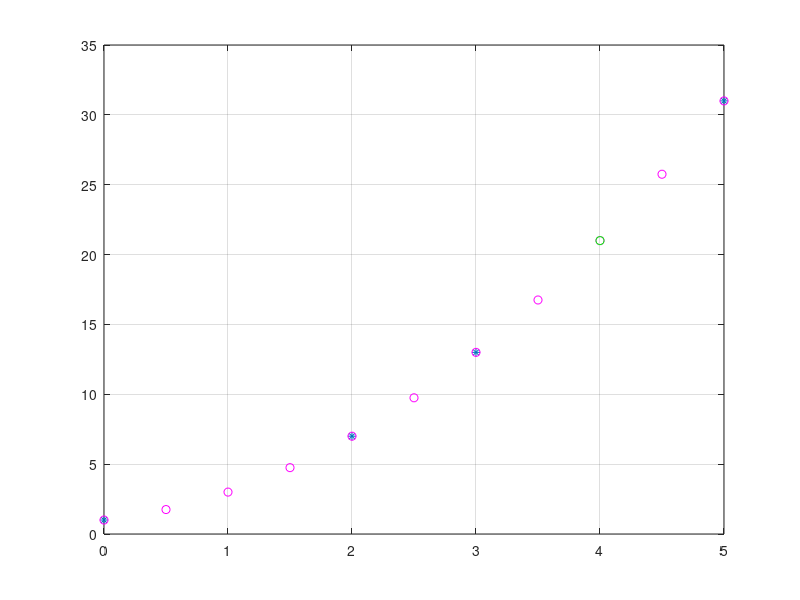

This chart was generated by the following MATLAB code:
function exercicio_interp_dif_newton
  clear
  clc

  x = [0 2 3 5];
  y = [1 7 13 31];
  n = 3;

  % gráfico --------------
  h = (max(x) - min(x))/10; % divide pelo número de intervalos
  x1 = [min(x):h:max(x)];
  n1 = length(x1);
  % ----------------------

  a(:,1) = y;

  for j=2:n
    for i=j:n
      a(i,j) = (a(i,j-1) - a(i-1,j-1))/ (x(i) - x(i-j+1));
    endfor
  end
  a
  xx = 4;
  px = poli(x, n, a, xx)

  for i=1:n1
    p1(i) = poli(x,n,a,x1(i));
  endfor

  p1;

  plot(x, y, '*')
  grid
  hold on
  plot(x1, p1, 'mo')
  hold on
  plot(xx, px, 'go')

end

function p = poli(x, n, a, xx)
  p=0;
  for i=1:n
    m=1;
    for j=1:i-1
      m = m*(xx-x(j));
    endfor
    p = p+a(i,i)*m;
  end
end
